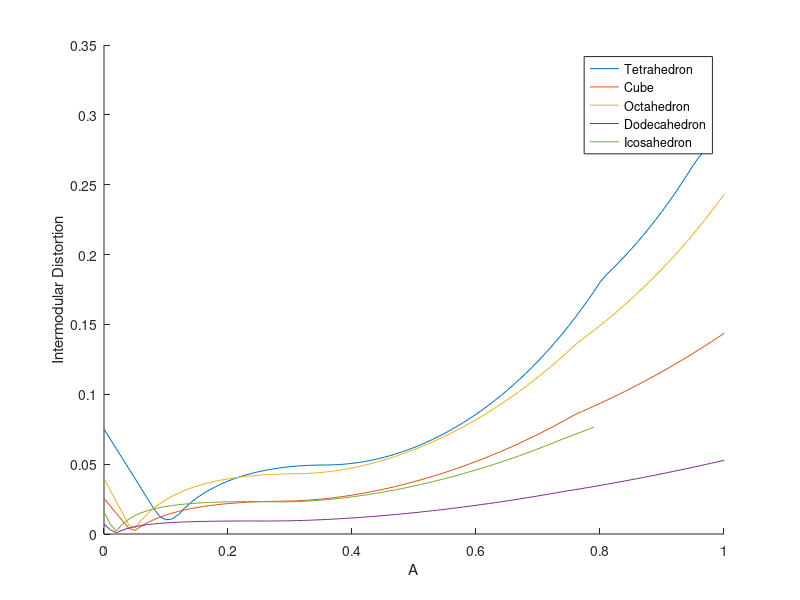

MATLAB code to generate this figure: (Note: this script raises an error after producing the figure.)
% Design_Optimization.m 
% Caitlin Freeman
% Last updated November 21, 2020

% This script imports data from previous intermodular distortion
% calculations and uses it to formulate and solve the objective function
% for all Platonic solids for our design optimization problem.

% How to use:
    % This script needs the following .mat and .m files to run:
        % InverseOrtho.m: applies the inverse orthographic projection to
                    % the input base sketch, thereby creating a spherical
                    % sketch in (lat,long) cooridnates
        % EqAzimuthal.m: applies the equidistant azimuthal projection to
                    % the spherical sketch, thereby creating the planar 
                    % module sketch
        % CompleteSketch.m: appropriately rotates a single limb sketch to
                    % create a full module sketch
        % distort_plot.mat:  data file containing:
                    % A_sweep (1x101 vector of ampltidue values 0:0.01:1)
                    % D_inter (5x101 matrix of intramodular distortion values)
                            % row value: Platonic solids ordered by # faces
                            % col value: corresponds to amplitude
    % What values can I change?
        % infeas_cutoff_icosa = A_sweep index past which the icosahedron
                % sketch becomes infeasible (w.r.t. locomotion)
        % a = edge length of the circumscribed Platonic solid
        % N = number of data points used to build sketches 
                % NOTE: odd numbers result in a missing point at x = 0
        % w = weighting factor for the objective function
        
        
% TO-DO

% need to add more formal procedure to calculate locomotion infeasibility
% by adding in a buffer (defining at what point the limbs become too thin)

% potentially include more amplitudes by changing the normalization formula

% add interpolation to the D_inter, A_sweep data to get smoother plots and
% more precise optimal amplitude values

close all
clear
clc

%% Intermodular Distortion v. Amplitude
% This section loads the intermodular distortion vs amplitude data for all
% 5 Platonic solids. 
load('distort_plot.mat')

% This removes the locomotion infeasible points from the icosahedron
infeas_cutoff_icosa = 80;   % buffer for thinness of icosahedron (ad hoc value)
D_inter(5,infeas_cutoff_icosa+1:end)=NaN;

% plot the data
figure(1)
hold on
for j = 1:5
    plot(A_sweep,D_inter(j,:))
end
xlabel('A')
ylabel('Intermodular Distortion')
legend('Tetrahedron','Cube','Octahedron','Dodecahedron','Icosahedron')

%% Locomotion Cost v. Amplitude
a = 2;      % edge length
N = 500;    % number of data points
x = linspace(-a/2,a/2,N);       % base sketch x

% Platonic solid definitions and characteristics 
Solid = {'tetrahedron' 'hexahedron' 'octahedron' 'dodecahedron' 'icosahedron'}';
DihedralAngle = [acos(1/3), pi/2, acos(-1/3), acos(-sqrt(5)/5), acos(-sqrt(5)/3)]';
Circumradius = a*[sqrt(6)/4, sqrt(3)/2, sqrt(2)/2, (sqrt(15)+sqrt(3))/4, (sqrt(10+2*sqrt(5)))/4]';
FaceEdgeNumber = [3, 4, 3, 5, 3]';  
P = table(Solid,DihedralAngle,Circumradius,FaceEdgeNumber);
PlatonicSolid = table2struct(P);

% Imagine a circle centered at the center of the planar module sketch and
% coincident to the sketch point furthest from the center:

    % arm = radius of this circle
    % locom_cost_abs = arm^(-1)
    % locom_cost = normalized locom_cost

% As this radius increases, locomotion is assumed to be easier

for j = 1:5     % for each Platonic solid
    % Define Platonic solid and characteristics
    solid = Solid{j};
    s = find(contains(Solid,solid));
    R = PlatonicSolid(s).Circumradius;
    lat_0 = PlatonicSolid(s).DihedralAngle/2;

    % For each amplitude value, find the planar module sketch and the sketch
    % point further away from the center. Then, find the length of the radius
        for i = 1:length(A_sweep)
            y = A_sweep(i)*a/2*sin(2*pi/a*x); 
            [lat , long] = InverseOrtho(x,y,lat_0,0,R);
            [x1 , y1] = EqAzimuthal(lat,long,pi/2,0,R);
 
            [M,I] = max(- y1);
            % radius value:
            arm(j,i) = sqrt(M^2+x(I)^2)/a;
        end

    % Inverted radius value --> locomotion cost / difficulty
    locom_cost_abs(j,:) = 1./arm(j,:);
    % normalized locomotion cost
    locom_cost(j,:) = locom_cost_abs(j,:)/max(locom_cost_abs(j,:));
end

% plot the data
figure(2)
hold on
for j = 1:5     % for each Platonic solid
    plot(A_sweep,locom_cost(j,:))
end
xlabel('A')
ylabel('Locomotion Difficulty Score')
legend('Tetrahedron','Cube','Octahedron','Dodecahedron','Icosahedron')

%% Final Optimization Problem 

w = 0.55; % weighting parameter

% build plot
 figure(3)
 t=tiledlayout(1,5);
 xlabel(t,'Amplitude, A');
 ylabel(t, 'Objective Function');
fprintf('Optimal Amplitudes:\n')
 
for j = 1:5   % for each Platonic solid
    Names = {'Tetrahedron','Cube','Octahedron','Dodecahedron','Icosahedron'};
    nexttile
    hold on
    % plot intermodular distortion vs. amplitude
    plot(A_sweep,D_inter(j,:))

    % plot locom_cost vs. amplitude
    plot(A_sweep,locom_cost(j,:))

    % define objective function with weighting parameter
    obj_fun = w*D_inter(j,:)+(1-w)*locom_cost(j,:);

    % plot objective function
    plot(A_sweep,obj_fun)

    % define optimal amplitude
    A_opt(j) = A_sweep(obj_fun==min(obj_fun));

    % plot vertical line with optimal amplitude
    xline(A_opt(j),'k',{"Optimal Amplitude ="+A_opt(j)})

    title(Names{j})

    % report results
    fprintf('%s:    %g \n',Names{j},A_opt(j))
end

% add legend
lg = legend({'Intermodular Distortion','Locomotion Cost','Objective Function'},'Orientation','Horizontal');
lg.Layout.Tile = 'North';

%% Plot the optimal amplitude sketches:
figure(4)
t2 = tiledlayout(1,5);

for j = 1:5     % for each Platonic solid
    % Define Platonic solid and characteristics
    solid = Solid{j};
    s = find(contains(Solid,solid));
    R = PlatonicSolid(s).Circumradius;
    lat_0 = PlatonicSolid(s).DihedralAngle/2;
    n = PlatonicSolid(s).FaceEdgeNumber;
    
    % find planar module sketch 
    y = A_opt(j)*a/2*sin(2*pi/a*x); 
    [lat , long] = InverseOrtho(x,y,lat_0,0,R);
    [x1 , y1] = EqAzimuthal(lat,long,pi/2,0,R);
    [x_full , y_full] = CompleteSketch(x1 , y1, n);
    
    % plot module sketch
    nexttile
    plot(x_full,y_full)
    axis square
    title(Names{j}+", A = "+A_opt(j))
end

